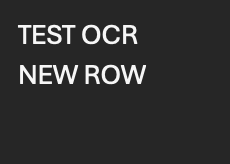
#> input picture 9.png, 230 x 164 px
$ python ocr_algorithm.py
#> lines starting #> are read from the running program, lines starting #| are printed output that depends on the picture; after the words box and inside, x2 and y2 are one past the last pixel; in counts of white or black regions, pixels touching at a corner belong together
import numpy as np
from PIL import Image
from skimage.metrics import structural_similarity as ssim
from scipy import ndimage
import cv2

class OcrAlgorithm:
    def __init__(self):
        self.patterns = {
            'A': [
                [0,1,1,1,0],
                [1,0,0,0,1],
                [1,1,1,1,1],
                [1,0,0,0,1],
                [1,0,0,0,1]
            ],
            'B': [
                [1,1,1,1,0],
                [1,0,0,0,1],
                [1,1,1,1,0],
                [1,0,0,0,1],
                [1,1,1,1,0]
            ],
            'C': [
                [0,1,1,1,1],
                [1,0,0,0,0],
                [1,0,0,0,0],
                [1,0,0,0,0],
                [0,1,1,1,1]
            ],
            'D': [
                [1,1,1,1,0],
                [1,0,0,0,1],
                [1,0,0,0,1],
                [1,0,0,0,1],
                [1,1,1,1,0]
            ],
            'E': [
                [1,1,1,1,1],
                [1,0,0,0,0],
                [1,1,1,1,0],
                [1,0,0,0,0],
                [1,1,1,1,1]
            ],
            'F': [
                [1,1,1,1,1],
                [1,0,0,0,0],
                [1,1,1,1,0],
                [1,0,0,0,0],
                [1,0,0,0,0]
            ],
            'G': [
                [0,1,1,1,1],
                [1,0,0,0,0],
                [1,0,1,1,1],
                [1,0,0,0,1],
                [0,1,1,1,0]
            ],
            'H': [
                [1,0,0,0,1],
                [1,0,0,0,1],
                [1,1,1,1,1],
                [1,0,0,0,1],
                [1,0,0,0,1]
            ],
            'I': [
                [1,1,1,1,1],
                [0,0,1,0,0],
                [0,0,1,0,0],
                [0,0,1,0,0],
                [1,1,1,1,1]
            ],
            'J': [
                [0,0,0,1,1],
                [0,0,0,0,1],
                [0,0,0,0,1],
                [1,0,0,0,1],
                [0,1,1,1,0]
            ],
            'K': [
                [1,0,0,0,1],
                [1,0,0,1,0],
                [1,1,1,0,0],
                [1,0,0,1,0],
                [1,0,0,0,1]
            ],
            'L': [
                [1,0,0,0,0],
                [1,0,0,0,0],
                [1,0,0,0,0],
                [1,0,0,0,0],
                [1,1,1,1,1]
            ],
            'M': [
                [1,0,0,0,1],
                [1,1,0,1,1],
                [1,0,1,0,1],
                [1,0,0,0,1],
                [1,0,0,0,1]
            ],
            'N': [
                [1,0,0,0,1],
                [1,1,0,0,1],
                [1,0,1,0,1],
                [1,0,0,1,1],
                [1,0,0,0,1]
            ],
            'O': [
                [0,1,1,1,0],
                [1,0,0,0,1],
                [1,0,0,0,1],
                [1,0,0,0,1],
                [0,1,1,1,0]
            ],
            'P': [
                [1,1,1,1,0],
                [1,0,0,0,1],
                [1,1,1,1,0],
                [1,0,0,0,0],
                [1,0,0,0,0]
            ],
            'Q': [
                [0,1,1,1,0],
                [1,0,0,0,1],
                [1,0,1,0,1],
                [1,0,0,1,0],
                [0,1,1,0,1]
            ],
            'R': [
                [1,1,1,1,0],
                [1,0,0,0,1],
                [1,1,1,1,0],
                [1,0,0,1,0],
                [1,0,0,0,1]
            ],
            'S': [
                [0,1,1,1,0],
                [1,0,0,0,0],
                [0,1,1,1,0],
                [0,0,0,0,1],
                [0,1,1,1,0]
            ],
            'T': [
                [1,1,1,1,1],
                [0,0,1,0,0],
                [0,0,1,0,0],
                [0,0,1,0,0],
                [0,0,1,0,0]
            ],
            'U': [
                [1,0,0,0,1],
                [1,0,0,0,1],
                [1,0,0,0,1],
                [1,0,0,0,1],
                [0,1,1,1,0]
            ],
            'V': [
                [1,0,0,0,1],
                [1,0,0,0,1],
                [1,0,0,0,1],
                [0,1,0,1,0],
                [0,0,1,0,0]
            ],
            'W': [
                [1,0,0,0,1],
                [1,0,1,0,1],
                [1,0,1,0,1],
                [1,1,0,1,1],
                [1,0,0,0,1]
            ],
            'X': [
                [1,0,0,0,1],
                [0,1,0,1,0],
                [0,0,1,0,0],
                [0,1,0,1,0],
                [1,0,0,0,1]
            ],
            'Y': [
                [1,0,0,0,1],
                [0,1,0,1,0],
                [0,0,1,0,0],
                [0,0,1,0,0],
                [0,0,1,0,0]
            ],
            'Z': [
                [1,1,1,1,1],
                [0,0,0,1,0],
                [0,0,1,0,0],
                [0,1,0,0,0],
                [1,1,1,1,1]
            ],
            '0': [
                [0,1,1,1,0],
                [1,0,0,0,1],
                [1,0,0,0,1],
                [1,0,0,0,1],
                [0,1,1,1,0]
            ],
            '1': [
                [0,0,1,0,0],
                [0,1,1,0,0],
                [0,0,1,0,0],
                [0,0,1,0,0],
                [0,1,1,1,0]
            ],
            '2': [
                [0,1,1,1,0],
                [1,0,0,0,1],
                [0,0,1,1,0],
                [0,1,0,0,0],
                [1,1,1,1,1]
            ],
            '3': [
                [0,1,1,1,0],
                [1,0,0,0,1],
                [0,0,1,1,0],
                [1,0,0,0,1],
                [0,1,1,1,0]
            ],
            '4': [
                [0,0,1,1,0],
                [0,1,0,1,0],
                [1,0,0,1,0],
                [1,1,1,1,1],
                [0,0,0,1,0]
            ],
            '5': [
                [1,1,1,1,1],
                [1,0,0,0,0],
                [1,1,1,1,0],
                [0,0,0,0,1],
                [1,1,1,1,0]
            ],
            '6': [
                [0,1,1,1,0],
                [1,0,0,0,0],
                [1,1,1,1,0],
                [1,0,0,0,1],
                [0,1,1,1,0]
            ],
            '7': [
                [1,1,1,1,1],
                [0,0,0,1,0],
                [0,0,1,0,0],
                [0,1,0,0,0],
                [0,1,0,0,0]
            ],
            '8': [
                [0,1,1,1,0],
                [1,0,0,0,1],
                [0,1,1,1,0],
                [1,0,0,0,1],
                [0,1,1,1,0]
            ],
            '9': [
                [0,1,1,1,0],
                [1,0,0,0,1],
                [0,1,1,1,1],
                [0,0,0,0,1],
                [0,1,1,1,0]
            ],
            'a': [
                [0,0,0,0,0],
                [0,1,1,1,0],
                [0,0,0,0,1],
                [0,1,1,1,1],
                [0,1,1,1,1]
            ],
            'b': [
                [1,0,0,0,0],
                [1,0,0,0,0],
                [1,1,1,1,0],
                [1,0,0,0,1],
                [1,1,1,1,0]
            ],
            'c': [
                [0,0,0,0,0],
                [0,1,1,1,0],
                [1,0,0,0,0],
                [1,0,0,0,0],
                [0,1,1,1,0]
            ],
            'd': [
                [0,0,0,1,0],
                [0,0,0,1,0],
                [0,1,1,1,0],
                [1,0,0,1,0],
                [0,1,1,1,0]
            ],
            'e': [
                [0,0,0,0,0],
                [0,1,1,1,0],
                [1,0,0,0,1],
                [1,1,1,1,0],
                [0,1,1,1,0]
            ],
            'f': [
                [0,0,1,1,0],
                [0,1,0,0,0],
                [1,1,1,1,0],
                [0,1,0,0,0],
                [0,1,0,0,0]
            ],
            'g': [
                [0,1,1,1,1],
                [1,0,0,0,1],
                [0,1,1,1,1],
                [0,0,0,0,1],
                [0,1,1,1,0]
            ],
            'h': [
                [1,0,0,0,0],
                [1,0,0,0,0],
                [1,1,1,1,0],
                [1,0,0,0,1],
                [1,0,0,0,1]
            ],
            'i': [
                [0,0,1,0,0],
                [0,0,0,0,0],
                [0,0,1,0,0],
                [0,0,1,0,0],
                [0,0,1,0,0]
            ],
            'j': [
                [0,0,0,1,0],
                [0,0,0,0,0],
                [0,0,0,1,0],
                [1,0,0,1,0],
                [0,1,1,0,0]
            ],
            'k': [
                [1,0,0,0,0],
                [1,0,0,1,0],
                [1,0,1,0,0],
                [1,1,0,1,0],
                [1,0,0,1,0]
            ],
            'l': [
                [0,1,1,0,0],
                [0,0,1,0,0],
                [0,0,1,0,0],
                [0,0,1,0,0],
                [0,1,1,1,0]
            ],
            'm': [
                [0,0,0,0,0],
                [1,1,0,1,0],
                [1,0,1,0,1],
                [1,0,1,0,1],
                [1,0,1,0,1]
            ],
            'n': [
                [0,0,0,0,0],
                [1,1,1,1,0],
                [1,0,0,0,1],
                [1,0,0,0,1],
                [1,0,0,0,1]
            ],
            'o': [
                [0,0,0,0,0],
                [0,1,1,1,0],
                [1,0,0,0,1],
                [1,0,0,0,1],
                [0,1,1,1,0]
            ],
            'p': [
                [1,1,1,1,0],
                [1,0,0,0,1],
                [1,1,1,1,0],
                [1,0,0,0,0],
                [1,0,0,0,0]
            ],
            'q': [
                [0,1,1,1,1],
                [1,0,0,0,1],
                [0,1,1,1,1],
                [0,0,0,0,1],
                [0,0,0,0,1]
            ],
            'r': [
                [0,0,0,0,0],
                [1,0,1,1,0],
                [1,1,0,0,1],
                [1,0,0,0,0],
                [1,0,0,0,0]
            ],
            's': [
                [0,0,0,0,0],
                [0,1,1,1,0],
                [0,1,1,0,0],
                [0,0,0,1,0],
                [1,1,1,0,0]
            ],
            't': [
                [0,1,0,0,0],
                [1,1,1,1,0],
                [0,1,0,0,0],
                [0,1,0,0,1],
                [0,0,1,1,0]
            ],
            'u': [
                [0,0,0,0,0],
                [1,0,0,0,1],
                [1,0,0,0,1],
                [1,0,0,1,1],
                [0,1,1,0,1]
            ],
            'v': [
                [0,0,0,0,0],
                [1,0,0,0,1],
                [1,0,0,0,1],
                [0,1,0,1,0],
                [0,0,1,0,0]
            ],
            'w': [
                [0,0,0,0,0],
                [1,0,0,0,1],
                [1,0,1,0,1],
                [1,0,1,0,1],
                [0,1,0,1,0]
            ],
            'x': [
                [0,0,0,0,0],
                [1,0,0,0,1],
                [0,1,1,1,0],
                [0,1,1,1,0],
                [1,0,0,0,1]
            ],
            'y': [
                [1,0,0,0,1],
                [1,0,0,0,1],
                [0,1,1,1,1],
                [0,0,0,0,1],
                [0,1,1,1,0]
            ],
            'z': [
                [0,0,0,0,0],
                [1,1,1,1,1],
                [0,0,1,1,0],
                [0,1,1,0,0],
                [1,1,1,1,1]
            ]
        }

    def preprocess_image(self, image_path):
#> called with image_path = '9.png'
        image = cv2.imread(image_path, cv2.IMREAD_GRAYSCALE)
#> image is the input picture: shape (164, 230); min 38, max 246, mean 48.5

        _, binary_image = cv2.threshold(image, 127, 255, cv2.THRESH_BINARY)
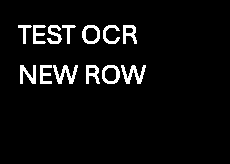
#> binary_image: shape (164, 230); 5.3% white; 13 white regions, largest, box (x1, y1, x2, y2) and area: (53, 65, 78, 84) 220, (121, 65, 146, 84) 220, (20, 65, 36, 84) 171

        if np.mean(binary_image) > 127:
            binary_image = cv2.bitwise_not(binary_image)

        return binary_image

    def extract_text(self, image_path):
        binary_image = self.preprocess_image(image_path)
        labeled_array, num_features = ndimage.label(binary_image)
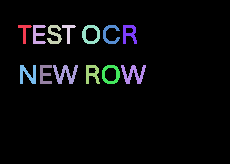
#> labeled_array: shape (164, 230) int32; 14 distinct labels, from 0 to 13; one colour per label, 0 black
#> num_features = 13

        if num_features == 0:
            print("No characters found in the image.")
            return ""

        regions = []
        for i in range(1, num_features + 1):
            region = (labeled_array == i)
            if np.sum(region) > 20:
                y, x = np.where(region)
                regions.append({
                    'x': min(x),
                    'y': min(y),
                    'width': max(x) - min(x),
                    'height': max(y) - min(y),
                    'region': region
                })
#> this loop made 13 passes
#> pass 1, in extract_text, `region = (labeled_array == i)`:
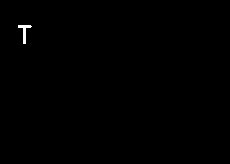
#> region: shape (164, 230) bool; 0.23% white; 1 white region, box (x1, y1, x2, y2) and area: (18, 25, 32, 44) 88
#> pass 2, in extract_text, `region = (labeled_array == i)`:
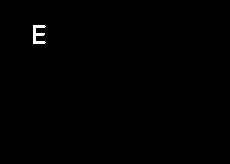
#> region: shape (164, 230) bool; 0.37% white; 1 white region, box (x1, y1, x2, y2) and area: (33, 25, 46, 44) 139
#> pass 3, in extract_text, `region = (labeled_array == i)`:
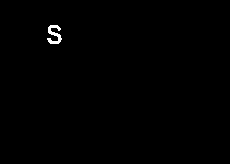
#> region: shape (164, 230) bool; 0.39% white; 1 white region, box (x1, y1, x2, y2) and area: (47, 25, 62, 44) 147
#> after the loop:
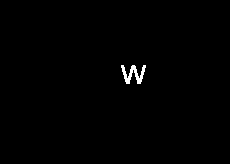
#> region: shape (164, 230) bool; 0.58% white; 1 white region, box (x1, y1, x2, y2) and area: (121, 65, 146, 84) 220
#> after the loop, regions = 13 items

        print(f"\nFound {len(regions)} potential characters.")
#| Found 13 potential characters.

        avg_height = np.mean([r['height'] for r in regions])
#> avg_height = 18
        lines = []
        current_line = []

        sorted_regions = sorted(regions, key=lambda r: r['y'])
#> sorted_regions = 13 items

        for i, region in enumerate(sorted_regions):
            if not current_line:
                current_line.append(region)
            else:
                prev_region = current_line[-1]
                y_diff = abs(region['y'] - prev_region['y'])

                if y_diff <= avg_height * 0.5:
                    current_line.append(region)
                else:
                    lines.append(current_line)
                    current_line = [region]
#> this loop made 13 passes
#> y_diff on passes 2 to 13: 0, 0, 0, 0, 0, 0, 40, 0, 0, 0, 0, 0
#> after the loop, lines = 1 item

        if current_line:
            lines.append(current_line)

        recognized_text = []

        for line in lines:
            line.sort(key=lambda r: r['x'])

            line_text = []

            spacings = []
            for i in range(len(line) - 1):
                current_end = line[i]['x'] + line[i]['width']
                next_start = line[i + 1]['x']
                spacing = next_start - current_end
                spacings.append(spacing)

            if spacings:
                avg_spacing = np.mean(spacings)
                std_spacing = np.std(spacings)
                space_threshold = avg_spacing + std_spacing
            else:
                space_threshold = 20

            prev_end = None

            for region in line:
                if prev_end is not None:
                    gap = region['x'] - prev_end
                    if gap > space_threshold:
                        line_text.append(' ')

                char_image = binary_image[
                    region['y']:region['y'] + region['height'] + 1,
                    region['x']:region['x'] + region['width'] + 1
                ]

                char_image = cv2.resize(char_image, (10, 10))
                char_image = cv2.resize(char_image, (5, 5))

                char_image = (char_image > 127).astype(np.int32)

                char = self.recognize_character(char_image)

                line_text.append(char)
                prev_end = region['x'] + region['width']

            recognized_text.append(''.join(line_text))
#> this loop made 2 passes
#> (avg_spacing, std_spacing, space_threshold) on pass 1: (3.33, 1.97, 5.31)
#> (avg_spacing, std_spacing, space_threshold) on pass 2: (4.2, 2.64, 6.84)

        result = '\n'.join(recognized_text)
        print(f"\nFinal recognized text:\n{result}")
#| Final recognized text:
#| TEST OCR
#| NEW ROW
        return result

    def calculate_match_score(self, window, pattern):
        pattern = np.array(pattern)
        window = window.astype(float)
        pattern = pattern.astype(float)

        weight_matrix = np.ones((5, 5))
        weight_matrix[:, [0, 4]] = 2.5
        weight_matrix[:, [1, 3]] = 1.8
        weight_matrix[3:, 1:4] = 2.0

        diff = np.abs(window - pattern)
        weighted_diff = diff * weight_matrix

        try:
            ssim_score = 1 - ssim(window, pattern, data_range=1.0, win_size=3)
        except:
            ssim_score = np.sum(diff) / 25.0

        combined_score = (0.7 * np.sum(weighted_diff) / (25 * np.mean(weight_matrix))) + (0.3 * ssim_score)
        return combined_score

    def recognize_character(self, char_image):
        best_match = ' '
        best_score = float('inf')

        char_weights = {
            'W': 0.75,
            'V': 1.25,
            'N': 1.15,
            'M': 1.15,
            'U': 1.20,
            'T': 0.85,
            'E': 0.85,
            'S': 0.85,
            'O': 0.90,
            'R': 0.85,
            'C': 0.75,
            'A': 0.75,
            'G': 0.80,
            'B': 0.85,
            'D': 0.85,
            'F': 0.85,
            'H': 0.85,
            'I': 0.85,
            'J': 0.85,
            'K': 0.85,
            'L': 0.85
        }

        candidates = []
        for char, pattern in {k: v for k, v in self.patterns.items()
                            if k.isupper()}.items():
            score = self.calculate_match_score(char_image, pattern)

            if char in char_weights:
                score *= char_weights[char]

            candidates.append((char, score))

            if score < best_score:
                best_score = score
                best_match = char

        if best_match in ['C', 'O']:
            c_score = next((score for char, score in candidates if char == 'C'), float('inf'))
            o_score = next((score for char, score in candidates if char == 'O'), float('inf'))

            left_side = char_image[:, 0]
            right_side = char_image[:, -1]

            if np.sum(right_side) < np.sum(left_side) * 0.5:
                best_match = 'C'
                best_score = c_score
            elif abs(np.sum(right_side) - np.sum(left_side)) < 2:
                best_match = 'O'
                best_score = o_score

        if best_match in ['4', 'A']:
            a_score = next((score for char, score in candidates if char == 'A'), float('inf'))
            four_score = next((score for char, score in candidates if char == '4'), float('inf'))
            if abs(a_score - four_score) < 0.2:
                best_match = 'A'
                best_score = a_score

        if best_match == 'C':
            threshold = 0.65
        elif best_match in ['A', 'G']:
            threshold = 0.6
        else:
            threshold = 0.5

        return best_match if best_score < threshold else ' '


def test_ocr():
    ocr = OcrAlgorithm()
    try:
        text = ocr.extract_text("9.png")
        print("Recognized text:")
        print(text)
#| TEST OCR
#| NEW ROW
    except Exception as e:
        print(f"Error during OCR: {str(e)}")

if __name__ == "__main__":
    test_ocr()
